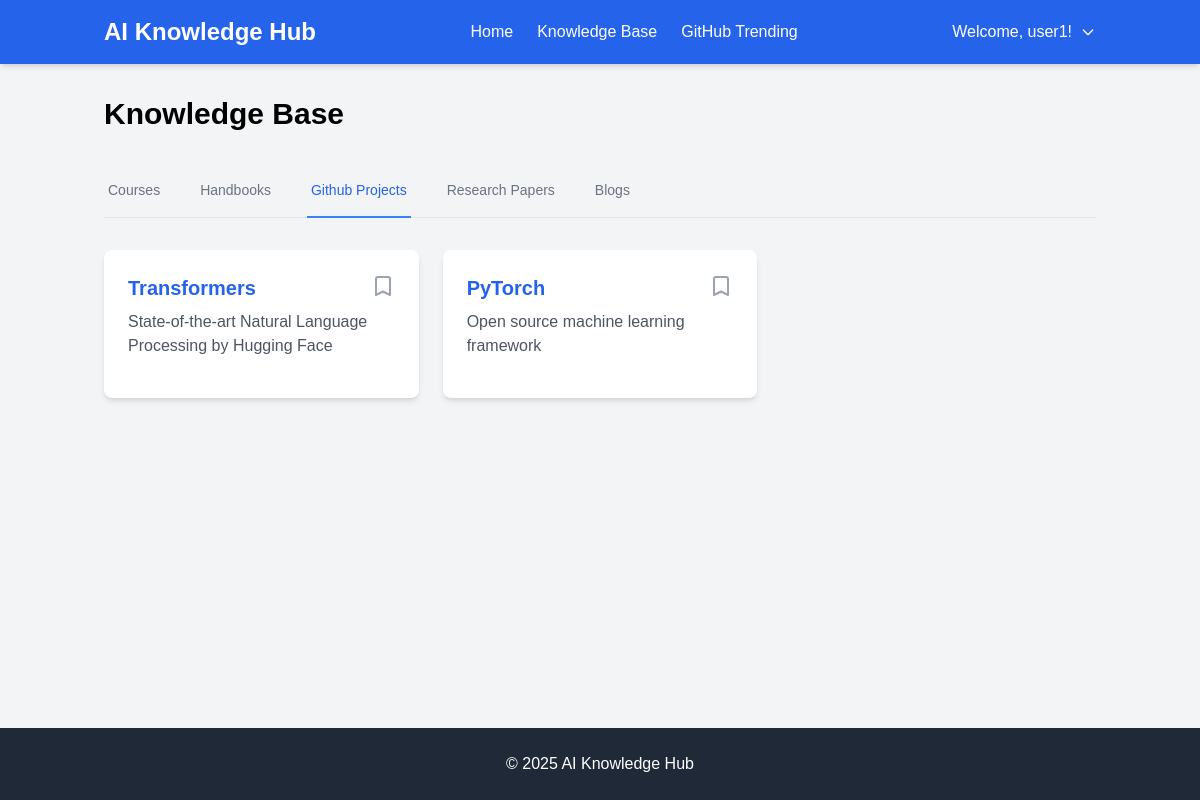
The app's page /knowledge-base?tab=github_projects (signed in), older data.
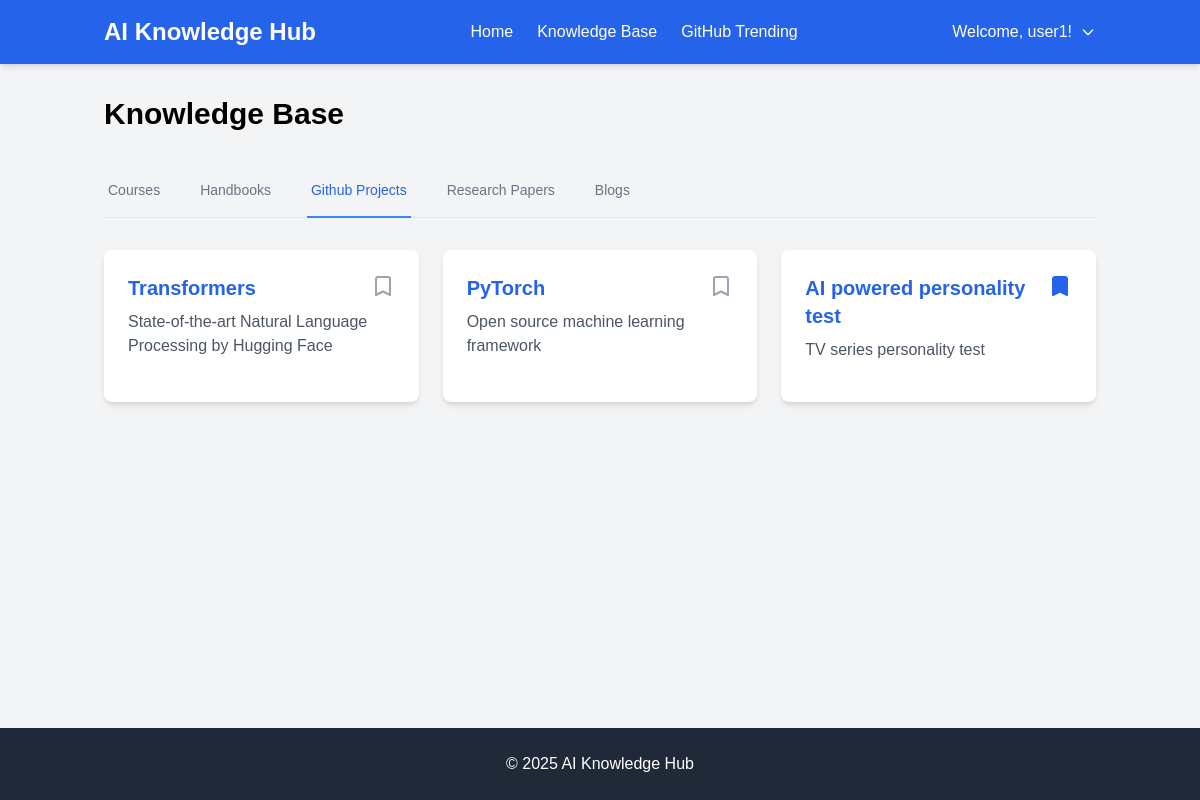
The same page, newer data.
### models.py (models this page shows)
class GitHubProject(db.Model):
    id = db.Column(db.Integer, primary_key=True)
    title = db.Column(db.String(200), nullable=False)
    url = db.Column(db.String(500), nullable=False)
    stars = db.Column(db.Integer)
    description = db.Column(db.Text)
    created_at = db.Column(db.DateTime, default=datetime.utcnow)

### app.py (the view)
@app.route('/knowledge-base')
@login_required
def knowledge_base():
    active_tab = request.args.get('tab', 'courses')
    categories = {
        "courses": Course.query.all(),
        "handbooks": Handbook.query.all(),
        "github_projects": GitHubProject.query.all(),
        "research_papers": ResearchPaper.query.all(),
        "blogs": Blog.query.all()
    }
    bookmarks = Bookmark.query.filter_by(
        user_id=current_user.id,
        resource_type=active_tab
    ).all()
    bookmarked_ids = [bookmark.resource_id for bookmark in bookmarks]
    return render_template('knowledge_base.html',
                         categories=categories,
                         active_tab=active_tab,
                         bookmarked_ids=bookmarked_ids)

### app.py (called while the page is built)
@login_manager.user_loader
def load_user(user_id):
    return User.query.get(int(user_id))

def login_required(f):
    @wraps(f)
    def decorated_function(*args, **kwargs):
        if 'user_id' not in session:
            return redirect(url_for('login'))
        return f(*args, **kwargs)
    return decorated_function

### templates/knowledge_base.html (shortened to what this page needs)
{% extends "base.html" %}
{% block content %}
<div class="max-w-7xl mx-auto">
    <h1 class="text-3xl font-bold mb-8">Knowledge Base</h1>
    <div class="border-b border-gray-200 mb-8">
        <nav class="-mb-px flex space-x-8">
            {% for tab in ['courses', 'handbooks', 'github_projects', 'research_papers', 'blogs'] %}
            <a href="{{ url_for('knowledge_base', tab=tab) }}"
               class="{% if active_tab == tab %}border-blue-500 text-blue-600{% else %}border-transparent text-gray-500 hover:text-gray-700 hover:border-gray-300{% endif %} whitespace-nowrap py-4 px-1 border-b-2 font-medium text-sm">
                {{ tab.replace('_', ' ').title() }}
            </a>
            {% endfor %}
        </nav>
    </div>
    <div class="grid grid-cols-1 md:grid-cols-2 lg:grid-cols-3 gap-6">
        {% for resource in categories[active_tab] %}
        <div class="bg-white rounded-lg shadow-md p-6">
            <div class="flex justify-between items-start">
                <div>
                    <h2 class="text-xl font-semibold mb-2">
                        <a href="{{ resource.url }}" target="_blank" class="text-blue-600 hover:text-blue-800">
                            {{ resource.title }}
                        </a>
                    </h2>
                    <p class="text-gray-600 mb-4">{{ resource.description }}</p>
                </div>
                {% set is_bookmarked = resource.id in bookmarked_ids %}
                <form action="{{ url_for('add_bookmark' if not is_bookmarked else 'remove_bookmark', resource_type=active_tab, resource_id=resource.id) }}" method="POST">
                    <button type="submit" class="text-{{ 'blue-600' if is_bookmarked else 'gray-400' }} hover:text-blue-600">
                        <svg class="w-6 h-6" fill="{{ 'currentColor' if is_bookmarked else 'none' }}" stroke="currentColor" viewBox="0 0 24 24">
                            <path stroke-linecap="round" stroke-linejoin="round" stroke-width="2" d="M5 5a2 2 0 012-2h10a2 2 0 012 2v16l-7-3.5L5 21V5z"></path>
                        </svg>
                    </button>
                </form>
            </div>
        </div>
        {% endfor %}
    </div>
</div>
{% endblock %}

Row changes from the older to the newer data that the page shows:
added GitHubProject: title "AI powered personality test", description "TV series personality test"
